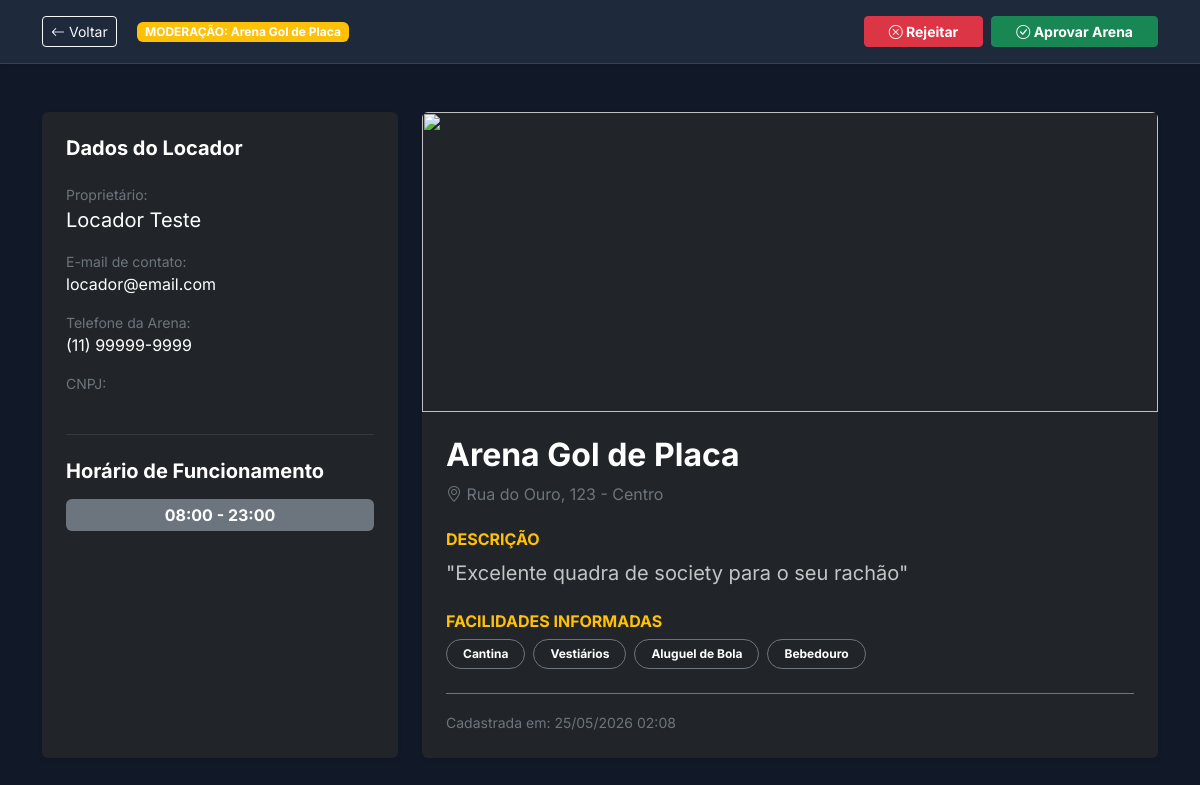
Page /pages/adminPreviewArena.php?id=1 (signed in) on the committed database.
### tables this page shows
CREATE TABLE IF NOT EXISTS quadras (
    id          INT AUTO_INCREMENT PRIMARY KEY,
    nome        VARCHAR(100) NOT NULL,
    endereco    VARCHAR(255) NOT NULL,
    imagem      VARCHAR(255) DEFAULT NULL,
    locador_id  INT NOT NULL,
    cnpj        VARCHAR(14) DEFAULT NULL,
    status      ENUM('pendente', 'ativo', 'inativo', 'manutencao', 'rejeitado') NOT NULL DEFAULT 'pendente',
    descricao   TEXT DEFAULT NULL,
    facilidades TEXT DEFAULT NULL,
    modalidades VARCHAR(255) DEFAULT 'Futebol',
    funcionamento VARCHAR(100) DEFAULT '08:00 - 23:00',
    cancelamento_horas INT DEFAULT 24,
    telefone    VARCHAR(20) DEFAULT NULL,
    created_at  TIMESTAMP DEFAULT CURRENT_TIMESTAMP,
    FOREIGN KEY (locador_id) REFERENCES usuarios(id) ON DELETE CASCADE
);

CREATE TABLE IF NOT EXISTS usuarios (
    id         INT AUTO_INCREMENT PRIMARY KEY,
    nome       VARCHAR(100)  NOT NULL,
    email      VARCHAR(150)  NOT NULL UNIQUE,
    senha      VARCHAR(255)  NOT NULL,
    tipo       ENUM('locador','locatario','gerente','admin') NOT NULL DEFAULT 'locatario',
    cpf        VARCHAR(14)   DEFAULT NULL UNIQUE,
    status     ENUM('ativo', 'inativo') NOT NULL DEFAULT 'ativo',
    Inativo_motivo VARCHAR(500) DEFAULT NULL,
    foto_perfil VARCHAR(255)  DEFAULT NULL,
    created_at   TIMESTAMP     DEFAULT CURRENT_TIMESTAMP
);

### pages/adminPreviewArena.php (the view, shortened to what this page needs)
<?php
$arenaId = (int)($_GET['id'] ?? 0);
$pdo     = getDbConnection();
$stmt    = $pdo->prepare("SELECT q.*, u.nome as locador_nome, u.email as locador_email FROM quadras q JOIN usuarios u ON q.locador_id = u.id WHERE q.id = ?");
$stmt->execute([$arenaId]);
$quadra = $stmt->fetch(PDO::FETCH_ASSOC);
$facilidades = json_decode($quadra['facilidades'], true) ?: [];
?>
<!DOCTYPE html>
<html lang="pt-BR">
<head>
    <?php $pageTitle = 'Moderação de Arena – Joga Fácil'; include __DIR__ . '/../includes/headTag.php'; ?>
</head>
<body style="background-color: var(--bgMain);">
    <div class="adminPreviewHeader shadow-sm">
        <div class="container d-flex justify-content-between align-items-center">
            <div>
                <a href="dashboardAdmin.php" class="btn btn-outline-light btn-sm me-3"><i class="bi bi-arrow-left"></i> Voltar</a>
                <span class="badge bg-warning">MODERAÇÃO: <?= htmlspecialchars($quadra['nome']) ?></span>
            </div>
            <div class="d-flex gap-2">
                <form action="../crud/updateQuadraStatus.php" method="POST">
                    <button type="submit" class="btn btn-danger btn-sm px-4 fw-bold"><i class="bi bi-x-circle"></i> Rejeitar</button>
                </form>
                <form action="../crud/updateQuadraStatus.php" method="POST">
                    <button type="submit" class="btn btn-success btn-sm px-4 fw-bold"><i class="bi bi-check-circle"></i> Aprovar Arena</button>
                </form>
            </div>
        </div>
    </div>
    <main class="container py-5">
        <div class="row g-4">
            <div class="col-lg-4">
                <div class="card bg-dark text-white p-4 shadow-sm h-100 border-0">
                    <h5 class="fw-bold mb-4">Dados do Locador</h5>
                    <div class="mb-3">
                        <label class="text-secondary small d-block">Proprietário:</label>
                        <span class="fs-5"><?= htmlspecialchars($quadra['locador_nome']) ?></span>
                    </div>
                    <div class="mb-3">
                        <label class="text-secondary small d-block">E-mail de contato:</label>
                        <span><?= htmlspecialchars($quadra['locador_email']) ?></span>
                    </div>
                    <div class="mb-3">
                        <label class="text-secondary small d-block">Telefone da Arena:</label>
                        <span><?= htmlspecialchars($quadra['telefone']) ?></span>
                    </div>
                    <div class="mb-3">
                        <label class="text-secondary small d-block">CNPJ:</label>
                    </div>
                    <hr class="border-secondary my-4">
                    <h5 class="fw-bold mb-3">Horário de Funcionamento</h5>
                    <span class="badge bg-secondary p-2 px-3 fs-6"><?= htmlspecialchars($quadra['funcionamento']) ?></span>
                </div>
            </div>
            <div class="col-lg-8">
                <div class="card bg-dark text-white shadow-sm border-0 overflow-hidden">
                    <?php
                        $previewSrc = 'https://images.unsplash.com/photo-1543351611-58f69d7c1781?auto=format&fit=crop&q=80&w=1000';
                    ?>
                    <img src="<?= $previewSrc ?>" class="w-100 object-fit-cover" style="height: 300px;">
                    <div class="p-4">
                        <h2 class="fw-bold mb-2"><?= htmlspecialchars($quadra['nome']) ?></h2>
                        <p class="text-secondary"><i class="bi bi-geo-alt"></i> <?= htmlspecialchars($quadra['endereco']) ?></p>
                        <div class="mt-4">
                            <h5 class="fw-bold fs-6 text-uppercase text-warning">Descrição</h5>
                            <p class="text-light opacity-75 fs-5">"<?= nl2br(htmlspecialchars($quadra['descricao'])) ?>"</p>
                        </div>
                        <div class="mt-4">
                            <h5 class="fw-bold fs-6 text-uppercase text-warning">Facilidades Informadas</h5>
                            <div class="d-flex flex-wrap gap-2 mt-2">
                                <?php foreach ($facilidades as $facilidadeItem): ?>
                                    <span class="badge rounded-pill border border-secondary p-2 px-3"><?= htmlspecialchars($facilidadeItem) ?></span>
                                <?php endforeach; ?>
                            </div>
                        </div>
                        <div class="mt-4 pt-3 border-top border-secondary">
                            <span class="text-secondary small">Cadastrada em: <?= date('d/m/Y H:i', strtotime($quadra['created_at'])) ?></span>
                        </div>
                    </div>
                </div>
            </div>
        </div>
    </main>
</body>
</html>

### assets/css/components/tokens.css (style rules this page uses)
:root { --verdeBandeira: #009c3b; --verdeEscuro: #006425; --amareloOuro: #FFDF00; --amareloClaro: #FFEE66; --bgMain: #111827; --bgCard: #1f2937; --bgCardBorder: #374151; --bgSection: #0f172a; --textPrimary: #f9fafb; --textSecondary: #9ca3af; --textMuted: #6b7280; --radiusSm: 8px; --radiusMd: 12px; --radiusLg: 16px; --radiusXl: 24px; --shadowCard: 0 4px 20px rgba(0, 0, 0, 0.35); --transition: all 0.25s ease; }

### assets/css/components/global.css (style rules this page uses)
*, *::before, *::after { box-sizing: border-box; }
html { font-size: 16px; }
body { font-family: 'Inter', system-ui, -apple-system, sans-serif; background-color: var(--bgMain) !important; color: var(--textPrimary) !important; display: flex; flex-direction: column; min-height: 100vh; margin: 0; }

### assets/css/components/dashboard.css (style rules this page uses)
.adminPreviewHeader { background-color: #1e293b; color: white; padding: 1rem 0; border-bottom: 1px solid #334155; position: sticky; top: 0; z-index: 1000; }

### rows in the picture
quadras: nome "Arena Gol de Placa", locador.nome "Locador Teste", locador.email "locador@email.com", telefone "(11) 99999-9999", funcionamento "08:00 - 23:00", endereco "Rua do Ouro, 123 - Centro", descricao "Excelente quadra de society para o seu rachão", facilidades "Cantina", facilidades "Vestiários", facilidades "Aluguel de Bola", facilidades "Bebedouro", created_at "25/05/2026 02:08"
